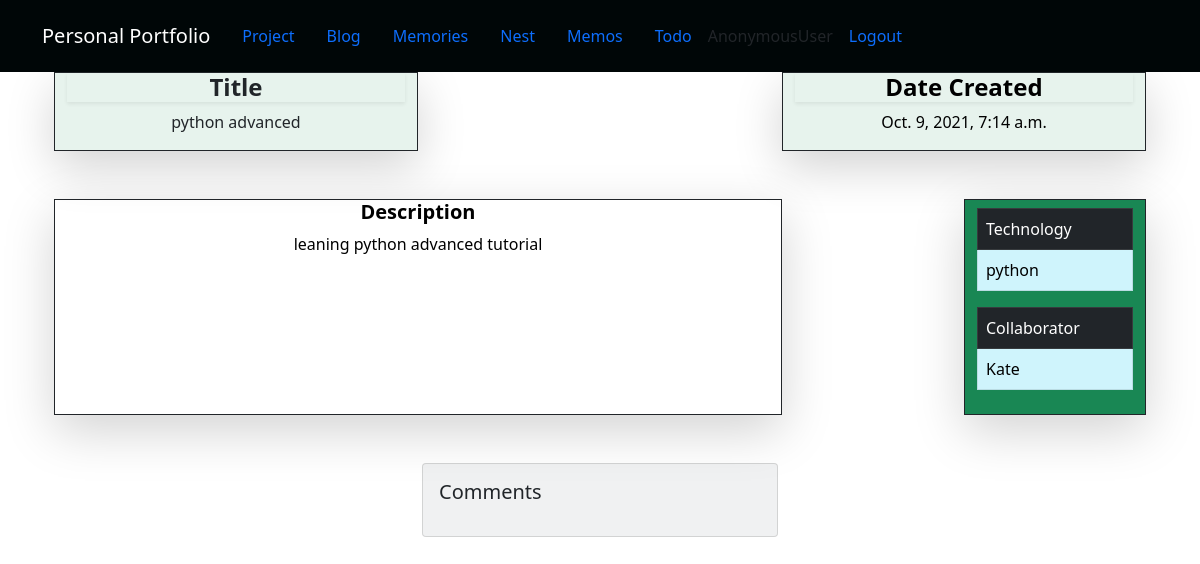
The app's page /project/5/ with its own data.
### projects/models.py (models this page shows, shortened)
class Project(models.Model):
    title = models.CharField(max_length=100)
    description = models.TextField()
    technology = models.CharField(max_length=20)
    collaborator = models.CharField(null=True,max_length=100)
    comment = models.TextField(null=True, blank=True)
    date_created = models.DateTimeField(default=timezone.now)
    status = models.CharField(null=True, max_length=100)

### projects/views.py (the view)
# urls.py: path("<int:pk>/", views.project_detail, name="project_detail"),
def project_detail(request, pk):
    project = Project.objects.get(pk=pk)
    context = {
        'project': project
    }
    return render(request, 'project_detail.html', context)

### projects/templates/project_detail.html (shortened to what this page needs)
{% extends "base.html" %}
{% load static %}
{% block page_content %}
<div class="container px-4">
    <div class="row gx -5">
        <div class="col-md-4 bg-success bg-opacity-10 border border-dark shadow-lg">
            <div class="text-dark text-center">
                <h4 class="fw-bold shadow-sm"> Title </h4>
                <p> {{ project.title }} </p>
            </div>
        </div>
        <div class="col-md-4 bg-success bg-opacity-10 ms-auto border border-dark shadow-lg">
            <div class="text-black  text-center">
                <h4 class="fw-bold shadow-sm"> Date Created </h4>
                <p> {{ project.date_created }} </p>
            </div>
        </div>
    </div>
    <div class="row py-5">
        <div class="col-md-8 border border-dark shadow-lg" >
            <div class="text-black  text-center">
                <h5 class="fw-bold"> Description </h5>
                <p> {{ project.description}} </p>
            </div>
        </div>
        <div class="col-md-2 ms-auto bg-success bg-opacity-20 border border-dark shadow-lg py-2">
            <table class="table table-bordered border-primary">
                <thead class="table table-dark">
                    <tr>
                        <td> Technology </td>
                    </tr>
                </thead>
                <tbody>
                    <tr class="table-info">
                        <td>{{ project.technology }}</td>
                    </tr>
                </tbody>
            </table>
            <table class="table table-bordered border-primary">
                <thead class="table table-dark">
                    <tr>
                        <td> Collaborator </td>
                    </tr>
                </thead>
                <tbody>
                    <tr class="table-info">
                        <td> {{ project.collaborator }} </td>
                    </tr>
                </tbody>
            </table>
        </div>
    </div>
    <div class="col-md-4 mx-auto">
        <div class="card text-dark bg-secondary bg-opacity-10 mb-3">
            <div class="card-body">
                <h5 class="card-text"> Comments </h5>
            </div>
        </div>
    </div>
</div>
{% endblock %}

### records on screen
Project: title "python advanced", date_created "Oct. 9, 2021, 7:14 a.m.", description "leaning python advanced tutorial", technology "python", collaborator "Kate"

### other values on screen
{{ request.user }} "AnonymousUser"
